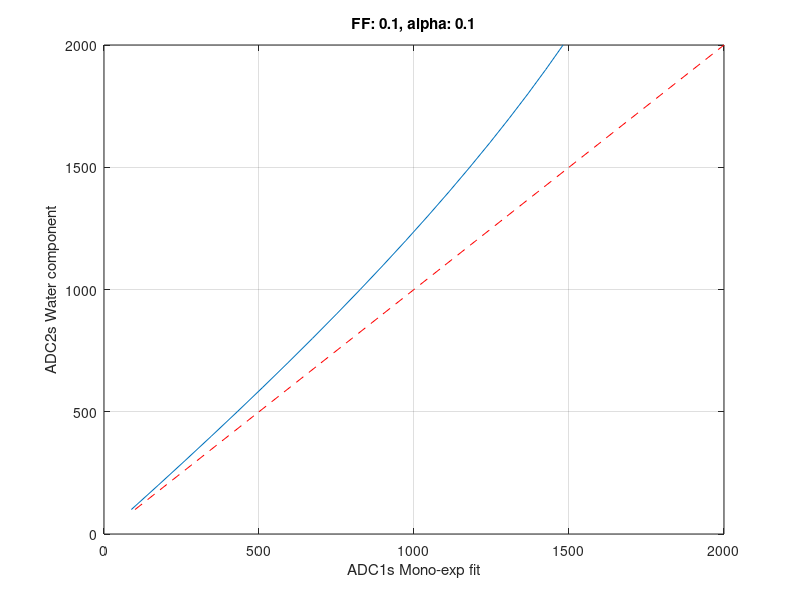
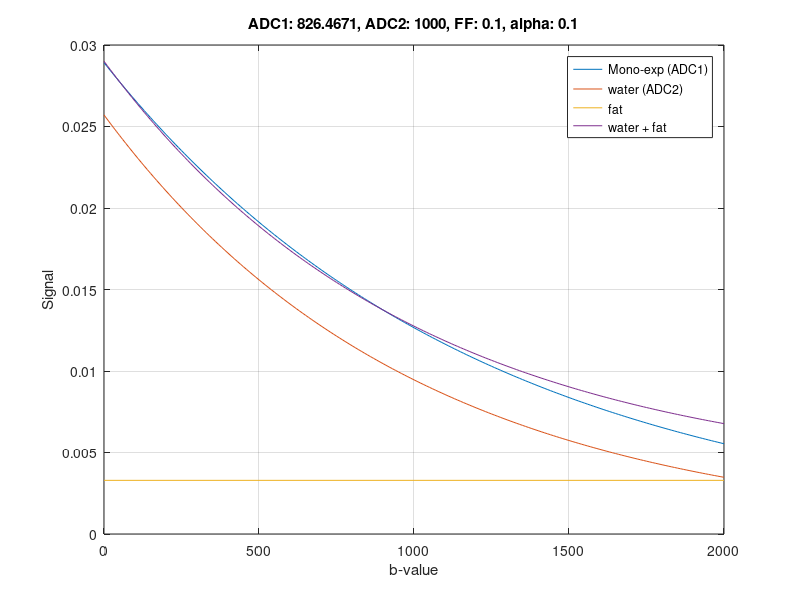

The MATLAB script that drew these images, in order:
function ff_correction(varargin)
% FF_CORRECTION Correction of ADC for Fat Fraction
%
% ff_correction  uses defaults
% ff_correction('param', value, ...)
%
% Available parameters with {default values} are:
%  'ff'  {0.1}   fraction of fat in tissue
%  'alpha' {0.1} fraction of unsupressed fat
%  'TE'  {80}    TE for sequence (ms)
%  'T2w' {22.5}  T2 of water in tissue (ms)
%  'T2f' {72}    T2 of fat (ms)
%
% Example:
%   ff_correction('ff', 0.14, 'alpha', 0.11)
%
% From Dieckmeyer et al MRM 2016
%
% D.Atkinson@ucl.ac.uk 
%

% Default values
def_alpha = 0.1 ;  % Fraction of unsupressed fat.

def_ff = 0.1 ; % Fat fraction

def_TE = 80 ;     % TE - same for both b-values
def_T2w = 22.5 ;  % Water T2 (here in bone)
def_T2f = 72 ;    % Fat T2

% b-values of scan
bvals = [50 900] ; 

% Check input parameter value pairs and set values
p = inputParser ;
addParameter(p,'alpha', def_alpha) ;
addParameter(p,'ff', def_ff) ;
addParameter(p,'TE', def_TE);
addParameter(p,'T2w', def_T2w) ;
addParameter(p,'T2f', def_T2f) ;
parse(p,varargin{:}) ;

alpha = p.Results.alpha ; 
ff = p.Results.ff ;
TE = p.Results.TE ;
T2w = p.Results.T2w ;
T2f = p.Results.T2f ;


ADC2s = [100 : 100 : 2000]*1e-6 ; % ADC range for first plot
indADC = 10 ; % index into above array for second plot

ADC1s = zeros(size(ADC2s)) ;
S0s = zeros(size(ADC2s)) ;

for iadc = 1:length(ADC1s)
    
    % Dieckmeyer model 2
    Smodel = alpha * ff * exp(-TE/T2f) + ...
        (1 - ff) .* exp(-TE/T2w) .* exp(-bvals .* ADC2s(iadc)) ;
    
    % Standard ADC calc from fitting a line to log signal, based on 2
    % b-values.
    
    % S = S0 exp(-b.ADC1)
    % ln(S) = -b.ADC1  +ln(S0)
    % y1 = m.x1 + c
    % y2 = m.x2 + c
    % y1 - y2 = m(x1 - x2)
    % m = (y1-y2)/(x1-x2)
    
    ADC1s(iadc) = (log(Smodel(1)) - log(Smodel(2))) / (-bvals(1) + bvals(2)) ;
    lgS0 = log(Smodel(1)) + bvals(1)*ADC1s(iadc) ;
    S0s(iadc) = exp(lgS0) ;
    
end

% Plot ADCs
figure
plot(ADC1s*1e6, ADC2s*1e6)
xlabel('ADC1s Mono-exp fit')
ylabel('ADC2s Water component')
hold on, grid on
plot(ADC2s*1e6, ADC2s*1e6,'r--')
title(['FF: ',num2str(ff),', alpha: ',num2str(alpha)])

% Plot Component Signals
figure
bvp = [0:10:2000] ; % b-values for plotting
S1 = S0s(indADC)* exp(-bvp*ADC1s(indADC)) ; % Mono-exp
plot(bvp,S1)
title(['ADC1: ',num2str(ADC1s(indADC)*1e6),', ADC2: ',num2str(ADC2s(indADC)*1e6), ...
    ', FF: ',num2str(ff),', alpha: ',num2str(alpha)])

hold on, grid on

S2f =  alpha * ff * exp(-TE/T2f) ; % fat component (constant with b-value)
S2w =  (1 - ff) .* exp(-TE/T2w) .* exp(-bvp .* ADC2s(indADC)) ; % water component
S2 = S2f + S2w ;

plot(bvp,S2w)
plot([min(bvp) max(bvp)],[S2f S2f])
plot(bvp, S2)
xlabel('b-value')
ylabel('Signal')
legend('Mono-exp (ADC1)','water (ADC2)','fat','water + fat')

    





